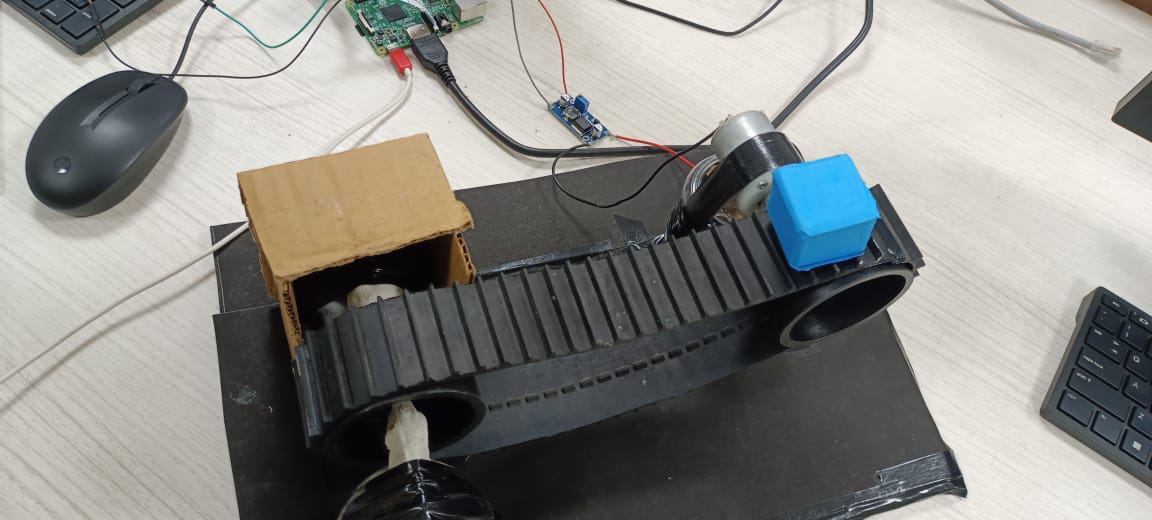
#> input picture WhatsApp Image 2024-04-15 at 13.49.06_370a6d4c.jpg, 1152 x 520 px, given in place of the camera
$ python Code_OpenCV.py
#> lines starting #> are read from the running program, lines starting #| are printed output that depends on the picture; after the words box and inside, x2 and y2 are one past the last pixel; in counts of white or black regions, pixels touching at a corner belong together
#> further down, frame is the input picture: shape (520, 1152, 3); mean B, G, R 135.1, 139.1, 139.3
import cv2
import numpy as np
import RPi.GPIO as GPIO
import time

# GPIO setup
MOTOR_PIN = 18
LED_PIN = 23
GPIO.setmode(GPIO.BCM)
GPIO.setup(MOTOR_PIN, GPIO.OUT)
GPIO.setup(LED_PIN, GPIO.OUT)

# Initialize camera
cap = cv2.VideoCapture(0)  # 0 is usually the default camera

def detect_color(frame):
    hsv = cv2.cvtColor(frame, cv2.COLOR_BGR2HSV)
#> hsv: shape (520, 1152, 3); mean H, S, V 44.3, 26.4, 144

    # Define yellow range
    yellow_lower = np.array([20, 100, 100])
    yellow_upper = np.array([30, 255, 255])

    # Define blue range
    blue_lower = np.array([100, 150, 0])
    blue_upper = np.array([140, 255, 255])

    yellow_mask = cv2.inRange(hsv, yellow_lower, yellow_upper)
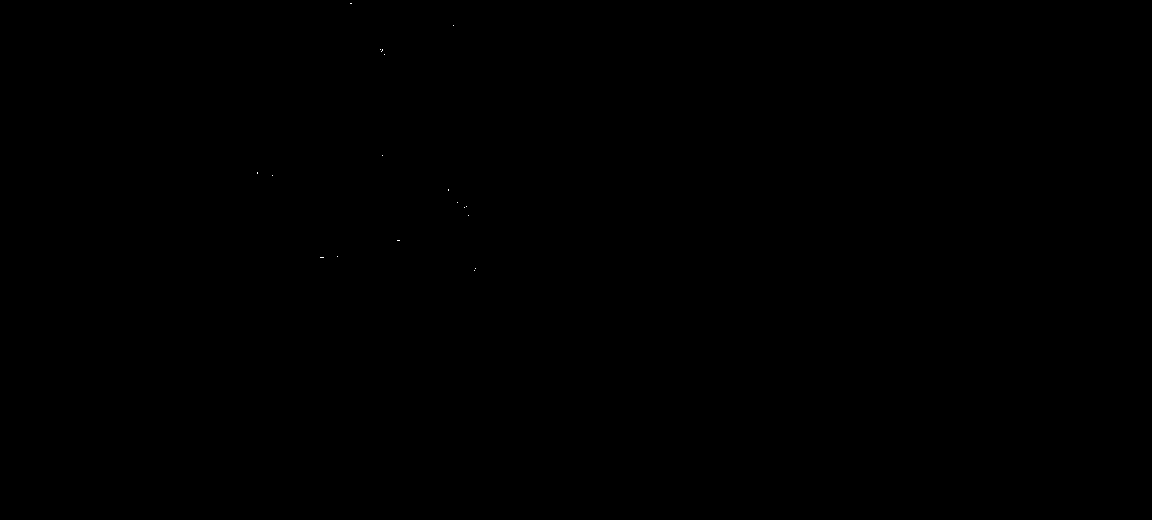
#> yellow_mask: shape (520, 1152); 0% white in thin lines or dots, all inside (x1, y1, x2, y2) = (257, 3, 476, 271)
    blue_mask = cv2.inRange(hsv, blue_lower, blue_upper)
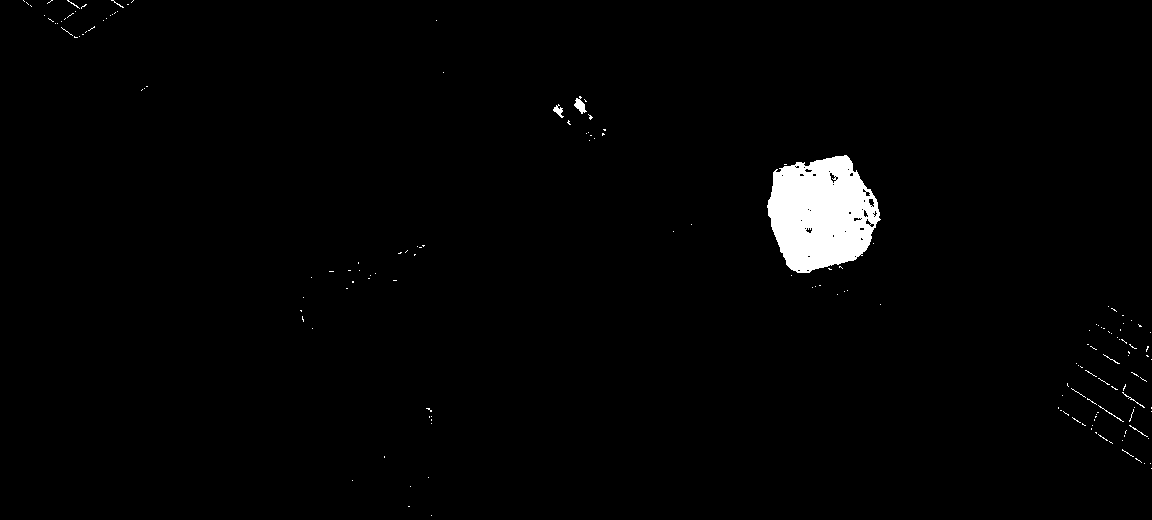
#> blue_mask: shape (520, 1152); 1.8% white; 163 white regions (156 under 20 px), largest, box (x1, y1, x2, y2) and area: (767, 155, 881, 273) 9648, (574, 96, 587, 114) 114, (553, 104, 564, 118) 69

    if cv2.countNonZero(yellow_mask) > 500:
        return 'yellow'
    elif cv2.countNonZero(blue_mask) > 500:
        return 'blue'
    else:
        return 'none'

try:
    while True:
        ret, frame = cap.read()
        if not ret:
            break

        color = detect_color(frame)
#> color = 'blue'

        if color == 'yellow':
            GPIO.output(MOTOR_PIN, GPIO.HIGH)
            GPIO.output(LED_PIN, GPIO.LOW)
            print("Yellow object detected – Motor ON")

        elif color == 'blue':
            GPIO.output(MOTOR_PIN, GPIO.LOW)
            GPIO.output(LED_PIN, GPIO.HIGH)
            print("Blue object detected – Motor OFF, LED ON")

        else:
            GPIO.output(MOTOR_PIN, GPIO.LOW)
            GPIO.output(LED_PIN, GPIO.LOW)
            print("No target color – System idle")

        # Show camera feed for debugging (optional)
        cv2.imshow('Frame', frame)
        if cv2.waitKey(1) & 0xFF == ord('q'):
#> (key q is pressed here)
            break

finally:
    GPIO.cleanup()
    cap.release()
    cv2.destroyAllWindows()
